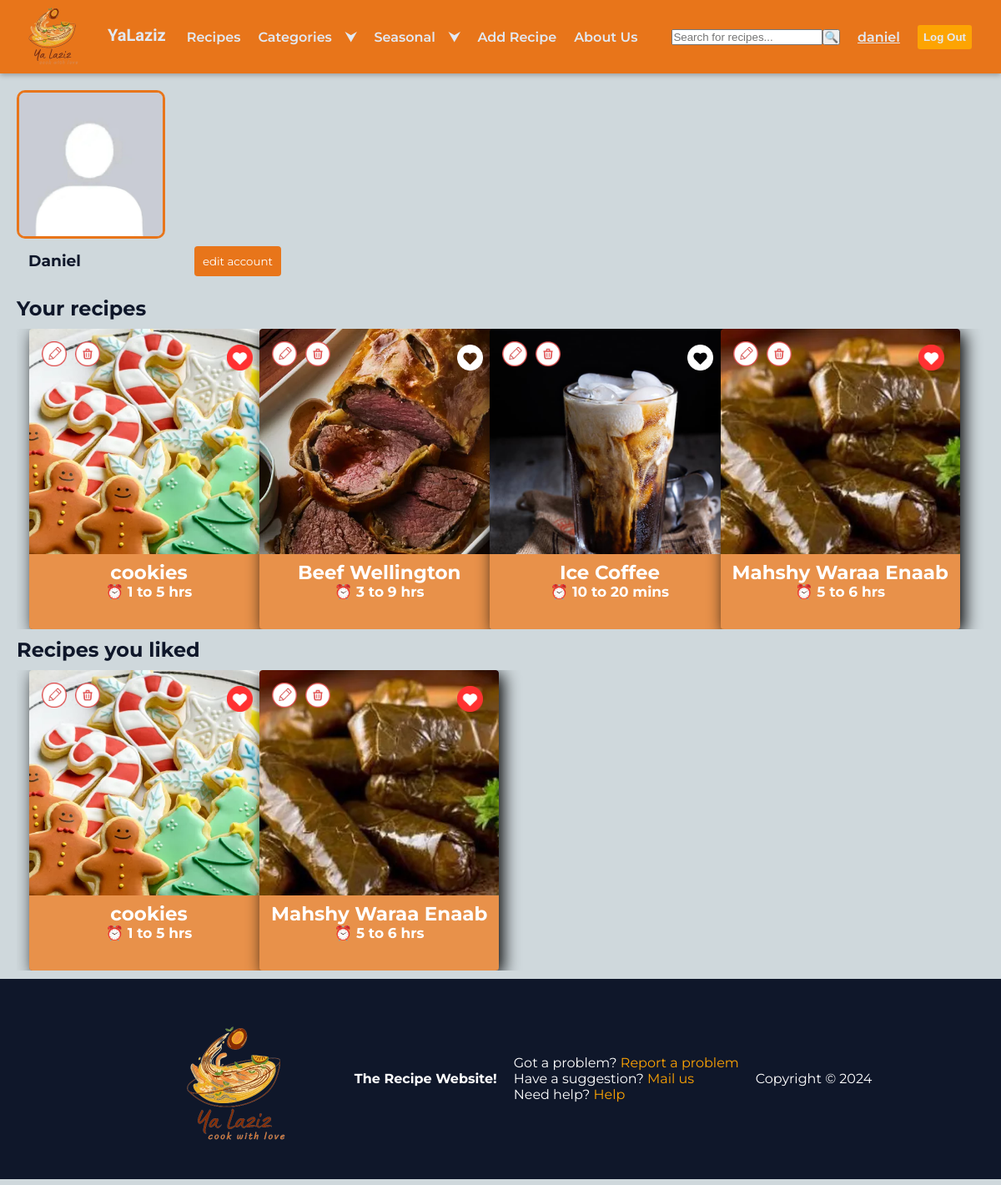
The page /myaccount/ (signed in) on the database its author committed.
### yaLazizApp/models.py (models this page shows)
class User(AbstractUser):
    isAdmin = models.BooleanField(default=False)
    userphoto=models.ImageField(upload_to='Photos/', default='Photos/acc pic.png')
    last_login = models.DateTimeField(null=True, blank=True)

class Recipe(models.Model):
    name= models.CharField(max_length=255)
    coverPhoto= models.ImageField(upload_to='Photos/')
    mainPhoto= models.ImageField(upload_to='Photos/')
    duration = models.CharField(max_length=255)
    category = models.CharField(max_length=100)
    season= models.CharField(max_length=100)
    userId= models.ForeignKey(User, on_delete=models.CASCADE)
    visit_count = models.PositiveIntegerField(default=0)

### yaLazizApp/views.py (the view)
# urls.py: path('myaccount/',views.myAcc,name="myAcc"),
@login_required
def myAcc(request):
    template= loader.get_template('my account.html')
    fav= Favorite.objects.filter(userId=request.user.id).values_list('recipeId', flat=True)
    context = {
        'isAdmin': request.user.is_authenticated and request.user.isAdmin,
        'isSigned': request.user.is_authenticated,
        'user': request.user,
        'recipes':Recipe.objects.filter(userId=request.user),
        'Favorites':list(fav),
        'allRec':Recipe.objects.all(),
    }
    return HttpResponse(template.render(context,request))

### yaLazizApp/templates/my account.html (shortened to what this page needs)
<!DOCTYPE html>
{% extends "index.html" %}
{%load static%}
{%block additionalLinks%}
    <link rel="stylesheet" href="{%static 'css/cards.css'%}">
    <link rel="stylesheet" href="{%static 'css/my acc.css'%}">
{%endblock%}
{%block main%}
    <div class="page myAccPage">
        <main>
            <div class="header">
                <div class="userPhoto">
                    <img id="ph" class="photo" src="{{user.userphoto.url}}" alt="Account Photo">
                </div>
                <div class="container">
                    <div class="userName">
                        <h3 class="user">{{user.username|capfirst}}</h3>
                    </div>
                    <a href="/edit_account/">
                        <button class="editButton">edit account</button>
                    </a>
                </div>
            </div>
            <section class="section">
                <div class="content">
                    <div class="add">
                        {%if isAdmin%}
                        <h1 class="added">Your recipes</h1>
                        <div class="grid" id="userGrid">
                            {%for recipe in recipes%}
                             <div class="recipe" id="{{recipe.id}}">
                                <div class="edit">
                                    <img src="{% static 'Photos/editButton.png'%}" alt="" class="editRecipe" title="Edit Recipe">
                                    <img src="{% static 'Photos/deleteButton.png'%}" alt="" class="deleteRecipe" title="Delete Recipe">
                                </div>
                                {% if recipe.id in Favorites %}
                                    <img src="{% static 'Photos/heartRed.png'%}" alt="" title="remove from favorites" class="favorite_button">
                                {% else %}
                                    <img src="{% static 'Photos/heartWhite.png'%}" alt="" title="add to favorites" class="favorite_button">
                                {% endif %}
                                <img src="{{recipe.coverPhoto.url}}" alt="{{recipe.name}}" class="coverImg">
                                <div class="info">
                                    <h3>{{recipe.name}}</h3>
                                    <h5>&#x23F0; {{recipe.duration}}</h5>
                                </div>
                             </div>
                            {% endfor %}
                            {%endif%}
                        </div>
                    </div>
                    <div class="favorite">
                        <h1 class="fav">Recipes you liked</h1>
                        <div class="grid" id="favoriteGrid">
                            {%for fav in Favorites %}
                             {%for Recipe in allRec%}
                            {%if fav == Recipe.id%}
                            <div class="recipe" id="{{Recipe.id}}">
                                <div class="edit">
                                    <img src="{% static 'Photos/editButton.png'%}" alt="" class="editRecipe" title="Edit Recipe">
                                    <img src="{% static 'Photos/deleteButton.png'%}" alt="" class="deleteRecipe" title="Delete Recipe">
                                </div>
                                <img src="{% static 'Photos/heartRed.png'%}" alt="" title="remove from favorites" class="favorite_button">
                                <img src="{{Recipe.coverPhoto.url}}" alt="{{Recipe.name}}" class="coverImg">
                                <div class="info">
                                    <h3>{{Recipe.name}}</h3>
                                    <h5>&#x23F0; {{Recipe.duration}}</h5>
                                </div>
                            </div>
                            {%endif%}
                            {%endfor%}
                            {% endfor %}
                        </div>
                    </div>
                </div>
            </section>
        </main>
    </div>
{%endblock main%}

### yaLazizApp/templates/index.html (shortened to what this page needs)
{% load static %}
<!DOCTYPE html>
<html lang="en">
<head>
    <link rel="stylesheet" href="{%static 'css/index.css'%}">
    <link rel="stylesheet" href="{% static 'css/main.css' %}">
    {% block additionalLinks%}{%endblock%}
</head>
<body>
    <div class="page mainPage">
        <nav>
            <div class="nav container">
                <div class="navBegin">
                    <div class="icon"><a href="/" id="indexHref"><img src="{% static 'Photos/yaLaziz.png' %}"
                                alt="Recipe" height="150px" title="Recipe" class="logo">YaLaziz</a></div>
                </div>
                <div class="links" id="links">
                    <ul class="mainNav">
                        <li class="recipes">
                            <a href="/recipes" class="navLink">Recipes</a>
                        </li>
                        <li class="categories">
                            <div class="navLink">Categories <div class="arrow">&#11167;</div>
                            </div>
                        </li>
                        <li class="seasonal">
                            <div class="navLink">Seasonal <div class="arrow">&#11167;</div>
                            </div>
                        </li>
                        <li class="addRecipe"><a href="/add_recipe" class="navLink" id="addRecipeHref">Add Recipe</a>
                        </li>
                        <li class="about"><a href="/about" class="navLink">About Us</a></li>
                        <li id="searchItem">
                            <form method="get" action="{% url 'search' %}" id="searchForm">
                                <input type="text" name="q" placeholder="Search for recipes..." value="{{ request.GET.q|default:'' }}">
                                <button type="submit">&#128269;</button>
                            </form>
                        </li>
                        {% if user.is_authenticated %}
                        <li class="account"><a href="/myaccount" class="navLink">{{user.username}}</a></li>
                        {% else %}
                        <li class="account"><a class="navLink">Account</a></li>
                        {% endif %}
                        <li class="logout"><button><a  class="navLink">Log Out</a></button></li>
                    </ul>
                </div>
            </div>
        </nav>
        <main>
            {% block main %}{% endblock %}
        </main>
        <footer>
            <a href="/"><img src="{% static 'Photos/yaLaziz.png' %}" alt="Recipe" height="250px" title="Recipe"
                    class="logo"></a>
            <h4>The Recipe Website!</h4>
            <div>
                <div>
                    <label for="prob"> Got a problem?</label>
                    <a id="prob" href="/help/report">Report a problem</a>
                </div>
                <div>
                    <label for="suggest"> Have a suggestion?</label>
                    <a id="suggest" href="mailto:danielsameh21@mail.com">Mail us</a>
                </div>
                <div>
                    <label for="help"> Need help?</label>
                    <a id="help" href="/help">Help</a>
                </div>
            </div>
            <div class="copyright">Copyright &#169; 2024</div>
        </footer>
    </div>
</body>
</html>

### yaLazizApp/static/css/index.css (style rules this page uses)
:root { --backgroundColor: hsl(217, 43%, 92%); --mainColor: #E8751A; --secColor: #FDA403; --textColor: var(--grey-900); --max-width: 1120px; --fixed-width: 600px; --grey-900: #0f172a; --navColor:#231336; }
* { -webkit-box-sizing: border-box; -moz-box-sizing: border-box; box-sizing: border-box; margin: 0px; padding: 0px; }
body { background-color: var(--clr-gray200); font-family: "Roboto Mono", monospace, "Chivo", sans-serif; font-family: "Montserrat", sans-serif; font-size: 1rem; }
ul { list-style: none; }
a { text-decoration: none; }
.container { margin-inline: 1.5rem; }
.nav { height: 5rem; }
nav { position: sticky; top: 0; left: 0; width: 100%; background-color: var(--mainColor); box-shadow: 0 2px 6px hsla(23, 32%, 8%, 0.3); z-index: 100; }
.navShow, .navClose, .icon a { color: var(--backgroundColor); }
.navBegin { height: 100%; display: flex; justify-content: space-between; align-items: center; }
.icon a { display: inline-flex; align-items: center; column-gap: 0.25rem; font-weight: 600; font-size: 1.25rem; font-family: "Alkatra", system-ui; }
.icon img { height: 130px; padding-bottom: 5px; }
.mainNav .login button, .mainNav .sign_up button, .logout button { background-color: var(--secColor); border-radius: 3px; border: 2px solid transparent; box-sizing: border-box; padding: 5px; transition: 0.3s; cursor: pointer; }
.mainNav .login button a, .mainNav .sign_up button a, .logout button a { background-color: var(--secColor); transition: 0.3s; }
.navLink { color: var(--backgroundColor); background-color: var(--mainColor); font-weight: 600; padding: 1.25rem 1.5rem; display: flex; justify-content: space-between; align-items: center; transition: background-color 0.3s; }
.categories, .seasonal { cursor: pointer; }
.arrow { transition: transform 0.4s; }
#searchForm { display: flex; justify-content: center; }
#searchItem { padding-left: 20px; margin-top: 1rem; margin-bottom: 1rem; }
#searchItem, .login, .sign_up { display: flex; align-items: center; }
footer { height: 15rem; background-color: #0f172a; color: white; display: flex; align-items: center; justify-content: center; column-gap: 1.25rem; }
footer a { margin-bottom: 0; color: var(--secColor); }
footer div { margin-bottom: 0; }
@media screen and (min-width:1118px) { .container { margin-inline: auto; } }
@media screen and (min-width:1118px) { .nav { height: 5.5rem; display: flex; justify-content: space-between; } }
@media screen and (min-width:1118px) { .mainNav { height: 100%; display: flex; justify-content: space-evenly; column-gap: 1rem; margin: 0 20px; } }
@media screen and (min-width:1118px) { .navLink { height: 100%; padding: 0; justify-content: initial; column-gap: 1rem; } }
@media screen and (min-width:1118px) { .categories,.seasonal { position: relative; } }
@media screen and (min-width:1118px) { .container { padding-right: 10px; } }
@media screen and (min-width:1118px) { .links { width: 100%; } }
.logout { display: none; }
.addRecipe { display: none; }

### yaLazizApp/static/css/main.css (style rules this page uses)
:root { --backgroundColor: hsl(217, 43%, 92%); --mainColor: #E8751A; --secColor: #FDA403; --textColor: var(--grey-900); --max-width: 1120px; --fixed-width: 600px; --grey-900: #0f172a; --navColor:#231336; --clr-primary: #d50000; --clr-primary-hover: #29e6a7; --clr-primary-dark: #039d69; --clr-gray100: #f0f7f8; --clr-gray200: #cfd8dc; --clr-gray300: #a7b7be; --clr-gray400: #6b7e86; --clr-gray500: #425a65; }
button,a { list-style: none; text-decoration: none; cursor: pointer; }

### rows shown on the page
User: username "daniel", userphoto (picture), username "Daniel"
Recipe: coverPhoto (picture), name "cookies", duration "1 to 5 hrs"
Recipe: coverPhoto (picture), name "Beef Wellington", duration "3 to 9 hrs"
Recipe: coverPhoto (picture), name "Ice Coffee", duration "10 to 20 mins"
Recipe: coverPhoto (picture), name "Mahshy Waraa Enaab", duration "5 to 6 hrs"
